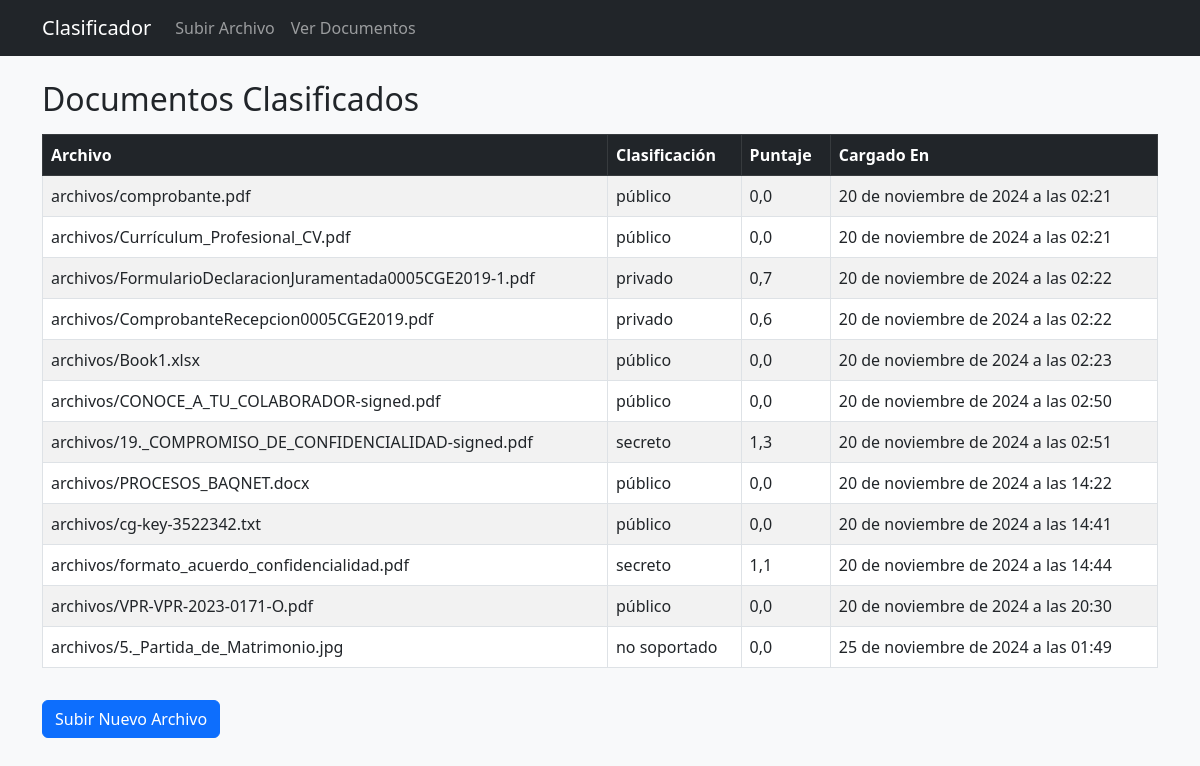
The app's page /listar/ with its own data.
### documentos/models.py (models this page shows, shortened)
class Documento(models.Model):
    archivo = models.FileField(upload_to="archivos/")
    clasificacion = models.CharField(max_length=50, blank=True)
    puntaje = models.FloatField(null=True, blank=True)
    cargado_en = models.DateTimeField(auto_now_add=True)

### documentos/views.py (the view)
# urls.py: path('listar/', listar_documentos, name='listar_documentos'),
def listar_documentos(request):
    documentos = Documento.objects.all()
    return render(request, 'listar_documentos.html', {'documentos': documentos})

### documentos/templates/listar_documentos.html (shortened to what this page needs)
{% extends "base.html" %}
{% block content %}
<h2>Documentos Clasificados</h2>
<table class="table table-striped table-bordered mt-3">
   <thead class="table-dark">
       <tr>
           <th>Archivo</th>
           <th>Clasificación</th>
           <th>Puntaje</th>
           <th>Cargado En</th>
       </tr>
   </thead>
   <tbody>
       {% for documento in documentos %}
       <tr>
           <td>{{ documento.archivo.name }}</td>
           <td>{{ documento.clasificacion }}</td>
           <td>{{ documento.puntaje }}</td>
           <td>{{ documento.cargado_en }}</td>
       </tr>
       {% endfor %}
   </tbody>
</table>
<a href="{% url 'cargar_archivo' %}" class="btn btn-primary mt-3">Subir Nuevo Archivo</a>
{% endblock %}

### documentos/templates/base.html (shortened to what this page needs)
<!DOCTYPE html>
<html lang="es">
<head>
    <link href="https://cdn.jsdelivr.net/npm/bootstrap@5.3.0-alpha3/dist/css/bootstrap.min.css" rel="stylesheet">
</head>
<body class="bg-light">
    <nav class="navbar navbar-expand-lg navbar-dark bg-dark">
        <div class="container">
            <a class="navbar-brand" href="#">Clasificador</a>
            <div class="collapse navbar-collapse" id="navbarNav">
                <ul class="navbar-nav">
                    <li class="nav-item"><a class="nav-link" href="{% url 'cargar_archivo' %}">Subir Archivo</a></li>
                    <li class="nav-item"><a class="nav-link" href="{% url 'listar_documentos' %}">Ver Documentos</a></li>
                </ul>
            </div>
        </div>
    </nav>
    <div class="container mt-4">
        {% block content %}{% endblock %}
    </div>
</body>
</html>

### records on screen
Documento: archivo.name "archivos/comprobante.pdf", clasificacion "público", puntaje "0,0", cargado_en "20 de noviembre de 2024 a las 02:21"
Documento: archivo.name "archivos/Currículum_Profesional_CV.pdf", clasificacion "público", puntaje "0,0", cargado_en "20 de noviembre de 2024 a las 02:21"
Documento: archivo.name "archivos/FormularioDeclaracionJuramentada0005CGE2019-1.pdf", clasificacion "privado", puntaje "0,7", cargado_en "20 de noviembre de 2024 a las 02:22"
Documento: archivo.name "archivos/ComprobanteRecepcion0005CGE2019.pdf", clasificacion "privado", puntaje "0,6", cargado_en "20 de noviembre de 2024 a las 02:22"
Documento: archivo.name "archivos/Book1.xlsx", clasificacion "público", puntaje "0,0", cargado_en "20 de noviembre de 2024 a las 02:23"
Documento: archivo.name "archivos/CONOCE_A_TU_COLABORADOR-signed.pdf", clasificacion "público", puntaje "0,0", cargado_en "20 de noviembre de 2024 a las 02:50"
Documento: archivo.name "archivos/19._COMPROMISO_DE_CONFIDENCIALIDAD-signed.pdf", clasificacion "secreto", puntaje "1,3", cargado_en "20 de noviembre de 2024 a las 02:51"
Documento: archivo.name "archivos/PROCESOS_BAQNET.docx", clasificacion "público", puntaje "0,0", cargado_en "20 de noviembre de 2024 a las 14:22"
Documento: archivo.name "archivos/cg-key-3522342.txt", clasificacion "público", puntaje "0,0", cargado_en "20 de noviembre de 2024 a las 14:41"
Documento: archivo.name "archivos/formato_acuerdo_confidencialidad.pdf", clasificacion "secreto", puntaje "1,1", cargado_en "20 de noviembre de 2024 a las 14:44"
Documento: archivo.name "archivos/VPR-VPR-2023-0171-O.pdf", clasificacion "público", puntaje "0,0", cargado_en "20 de noviembre de 2024 a las 20:30"
Documento: archivo.name "archivos/5._Partida_de_Matrimonio.jpg", clasificacion "no soportado", puntaje "0,0", cargado_en "25 de noviembre de 2024 a las 01:49"
